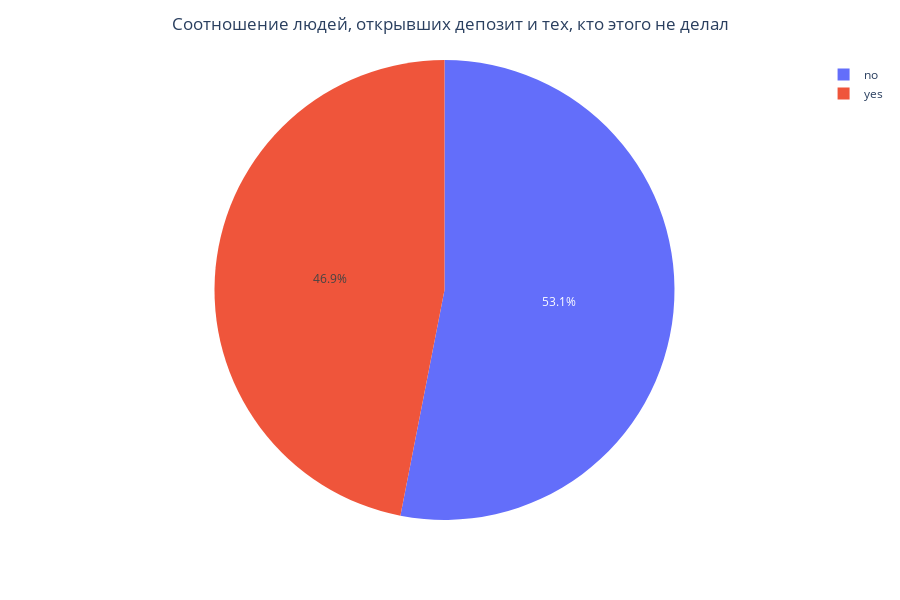

Notebook code cell kept with this figure:
### Markdown cell above
##### Распределение целевого признака

### Code cell
# Рассмотрим распределение целевого признака
fig1 = px.pie(
    data_frame=df, 
    names='deposit'
)
fig1.update_layout(title={'text': "Соотношение людей, открывших депозит и тех, кто этого не делал", 'x': 0.5})
fig1.update_layout(height=600)
fig1.show()

#Отношение в числах
print('Клиентов, открывших депозит:', df['deposit'].value_counts()[1])

### Figure 1 — Plotly figure (JSON) as saved in the notebook; plotly's stock layout.template omitted (floating-point values rounded to 4 significant figures; data arrays with more than 128 entries replaced by an {"elided": "..."} marker saying what was removed)
{"data": [{"domain": {"x": [0, 1], "y": [0, 1]}, "hovertemplate": "deposit=%{label}<extra></extra>", "labels": {"elided": "10644 str values"}, "legendgroup": "", "name": "", "showlegend": true, "type": "pie"}], "layout": {"height": 600, "legend": {"tracegroupgap": 0}, "margin": {"t": 60}, "title": {"text": "Соотношение людей, открывших депозит и тех, кто этого не делал", "x": 0.5}}}
